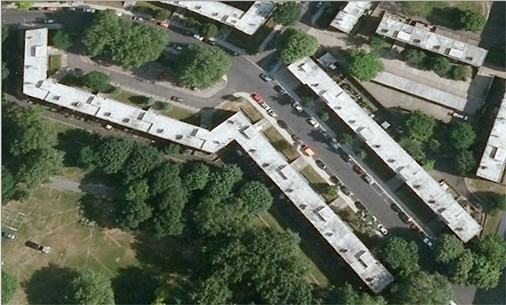
//> input picture cpp/opencvTaoWang/Common/005.jpg, 506 x 305 px
$ ./284   (built with g++ and OpenCV 4)
//> lines starting //> are read from the running program, lines starting //| are printed output that depends on the picture; after the words box and inside, x2 and y2 are one past the last pixel; in counts of white or black regions, pixels touching at a corner belong together
### cpp/opencvTaoWang/Common/Common.h
#ifndef _COMMON_H
#define _COMMON_H

#ifdef _DEBUG
#pragma comment(lib, "cv200d.lib")
#pragma comment(lib, "cvaux200d.lib")
#pragma comment(lib, "cxcore200d.lib")
#pragma comment(lib, "highgui200d.lib")
#pragma comment(lib, "ml200d.lib")
#else
#pragma comment(lib, "cv200.lib")
#pragma comment(lib, "cvaux200.lib")
#pragma comment(lib, "cxcore200.lib")
#pragma comment(lib, "highgui200.lib")
#pragma comment(lib, "ml200.lib")
#endif

#endif

### cpp/opencvTaoWang/284.cpp
#include "../Common/Common.h"
#include <cv.h>
#include <highgui.h>
#include <string>
#include <iostream>
using namespace std;

void main()
{
	IplImage* src=cvLoadImage("../Common/005.jpg",0);//加载图像
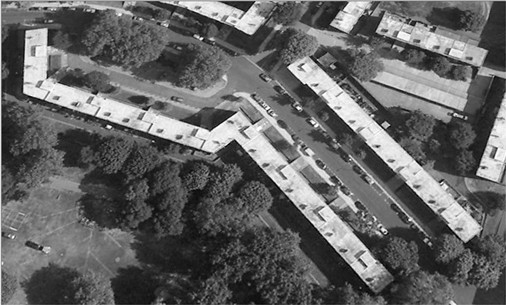
//> src: 305 rows x 506 cols, CV_8UC1; min 0, max 255, mean 100.5
	int width=src->width;//图像宽度
//> width = 506
	int height=src->height;//图像高度
//> height = 305
	int step=src->widthStep;//图像字节
//> step = 506
	uchar* data=(uchar *)src->imageData;//图像数据
	int hist[256]={0};//灰度级
	int max=0;//最大值
	IplImage* dst=cvCreateImage(cvSize(400,300),8,0);//目标图像
	cvSet(dst,cvScalarAll(255),0);//初始化
	double bin_width;//宽度间隔
	double bin_unith;//相对dst高度间隔
	for(int i=0;i<height;i++)//行
	{
		for(int j=0;j<width;j++)//列
		{
			hist[data[i*step+j]]++;//对应灰度级加1
		}
	}
//> after the loop, hist = 256 values, max 1853 at index 44, min 5 at index 2, mean 602.9
	for(int i=0;i<256;i++)//级
	{
		if(hist[i]>max)//求最大值
		{
			max=hist[i];
		}
	}
//> this loop made 256 passes
//> max on passes 1, 9, 11, 14, 15, 16, 17, 19, 20, 21, 22, 23: 13, 18, 28, 34, 46, 55, 95, 145, 160, 248, 262, 334
//> after the loop, max = 1853
	bin_width=(double)dst->width/256;
	bin_unith=(double)dst->height/max;
//> bin_unith = 0.162
	for(int i=0;i<256;i++)
	{
		CvPoint p0=cvPoint(i*bin_width,dst->height);//起始点
		CvPoint p1=cvPoint((i+1)*bin_width,dst->height-hist[i]*bin_unith);//终止点
		cvRectangle(dst,p0,p1,cvScalar(0,0,0),-1,8,0);//黑色
	}
//> this loop made 256 passes
//> p1 on passes 1 to 3: Point(1, 297), Point(3, 299), Point(4, 299)
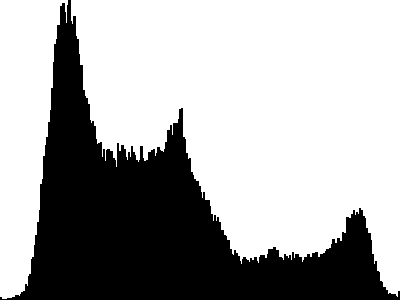
//> dst: 300 rows x 400 cols, CV_8UC1; 66.7% white; 1 black region, box (x1, y1, x2, y2) and area: (0, 0, 400, 300) 39936
	cvNamedWindow("hist",1);
	cvShowImage("hist",dst);
	cvWaitKey(0);
	cvDestroyAllWindows();
	cvReleaseImage(&src);
	cvReleaseImage(&dst);
}
